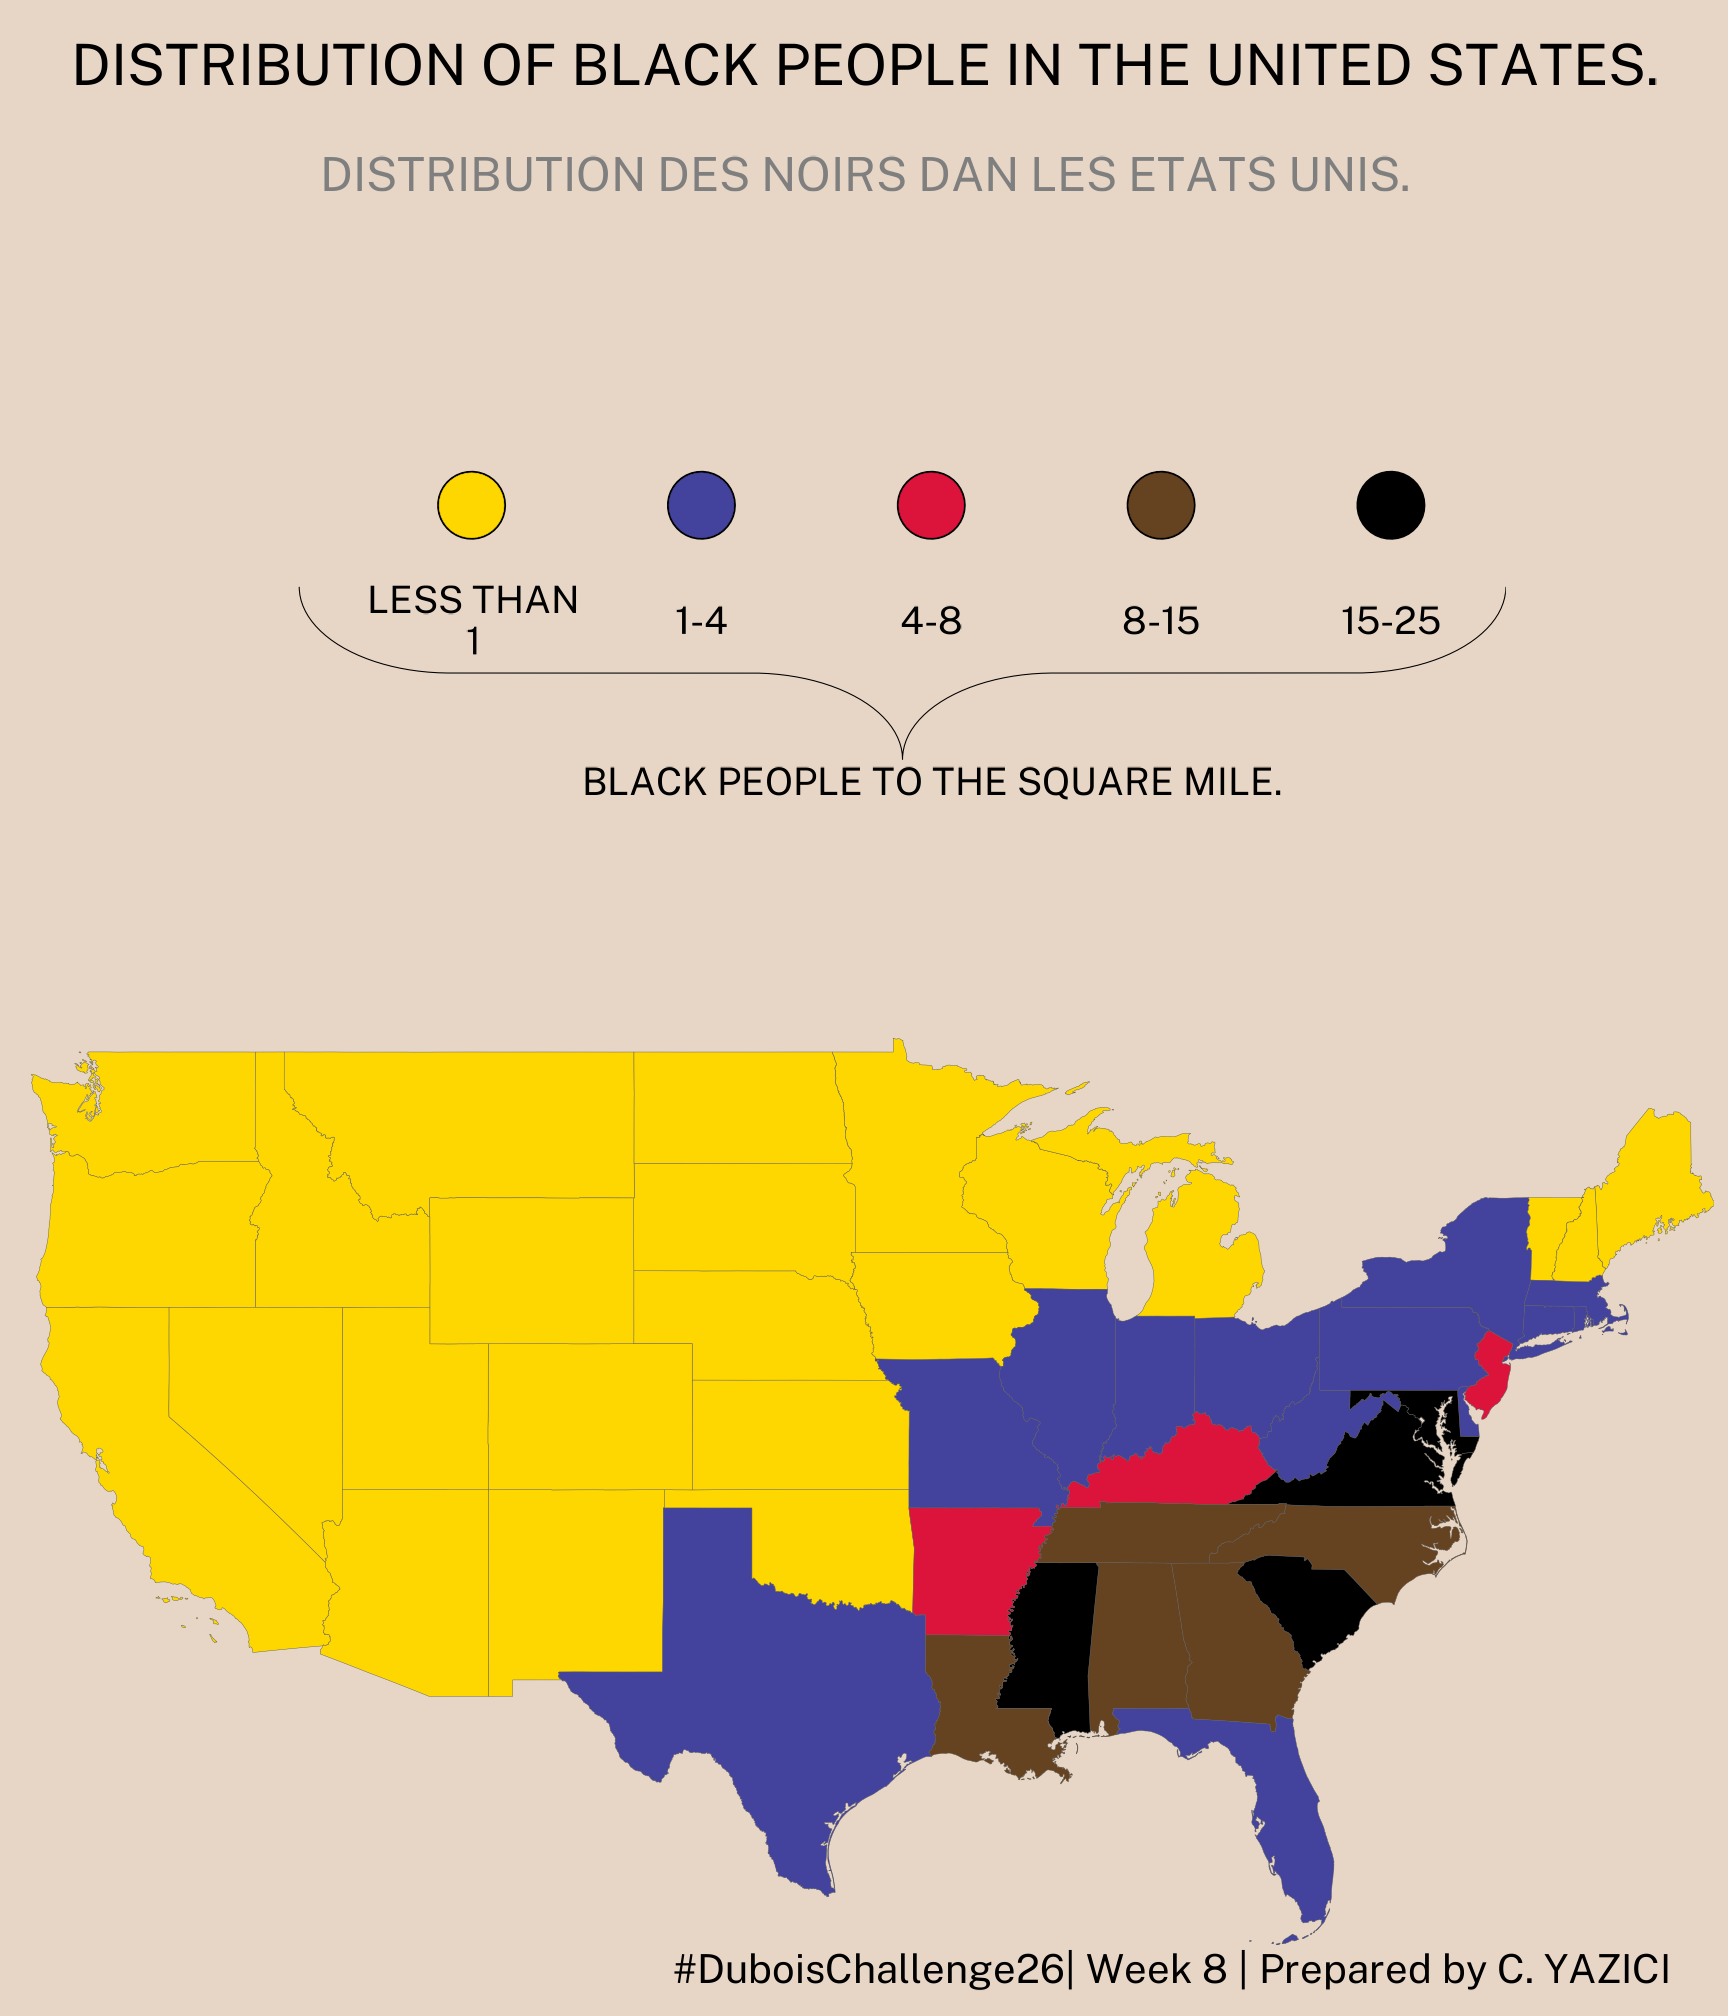

The R source for this figure:
library(tidyverse)
library(readr)
library(showtext)
library(sf)
library(janitor)
library(ggbrace)


# Font in the Plot

font_add_google('Public Sans', 'ps')
showtext_auto()

# import data
data8 <- readr::read_csv("data.csv")

data8 <- data8 %>%
  clean_names() %>%
  mutate(color_category = case_when(
    category == "Less than 1" ~ "#ffd700",
    category == "1-4" ~ "#43439d",
    category == "4-8" ~ "#dc143c",
    category == "8-15" ~ "#654321",
    category == "15-25" ~ "black",
  ))
  
  
  
map_file <- st_read("C:\\Users\\Ceyda\\OneDrive\\Desktop\\DataViz\\DuBois\\2026\\Week 2\\cb_2018_us_state_5m\\cb_2018_us_state_5m.shp") 

map_file <- map_file %>%
  clean_names() %>%
  filter(name != "Alaska")

map_file <- sf::st_transform(map_file, 4326)
bbox <- st_bbox(c(
  xmin = -130,
  xmax = -67,
  ymin = 22,
  ymax = 52
), crs = 4326)

map_file <- map_file %>%
  left_join(data8, by = c("stusps" = "state")) 
  
  
map_crop <- st_crop(map_file, bbox)


p1 <- ggplot(map_crop) +
  geom_sf(aes(fill = color_category)) +
  coord_sf(
    xlim = c(-130, -67),
    ylim = c(22, 52),
    expand = FALSE,
    lims_method = "geometry_bbox"
  ) +
  scale_fill_identity() +
  theme(panel.background = element_rect(fill = "#e7d6c5", color = NA),
        plot.background = element_rect(fill = "#e7d6c5", color = NA),
        panel.border = element_rect(colour = NA, fill = NA),
        panel.grid = element_blank(),
        axis.ticks = element_blank(),
        axis.title = element_blank(),
        axis.text = element_blank(),
        plot.margin = unit(c(4, 0.5, 0.5, 1), "cm"))



legend_data <- tibble(
  x = c(1, 3, 5, 7, 9)
) %>% 
  mutate(y = 2,
         color_hex = c("#ffd700", "#43439d", "#dc143c", "#654321", "black"),
           label = c("LESS THAN\n1", "1-4", "4-8", "8-15", "15-25"))

brace_data <- tibble(
  x = c(-0.5, 10),
  y = c(1.5, 2.1)
)


p2 <- ggplot(legend_data) +
  geom_point(aes(x = x, y = y), color = "black", size = 31, stroke = 1) +
  geom_point(aes(x = x, y = y, color = color_hex), size = 30) +
  geom_text(aes(x = x, y = 1, label = label), family = "ps", size = 10) +
  scale_color_identity() +
  # Brace
  stat_brace(
    data = brace_data,
    aes(x = x,  y = y),
    rotate = 180,
    width = 1.5
  ) +
  annotate("text", label = "BLACK PEOPLE TO THE SQUARE MILE.",
           x = 5, y = -0.4, family = "ps", size = 10) +
  coord_fixed(xlim = c(-0.9, 10),
              ylim = c(-1.5, 8),
              expand = FALSE) +
  theme(panel.background = element_rect(fill = "#e7d6c5", color = NA),
        plot.background = element_rect(fill = "#e7d6c5", color = NA),
        panel.border = element_rect(colour = NA, fill = NA),
        panel.grid = element_blank(),
        axis.ticks = element_blank(),
        axis.title = element_blank(),
        axis.text = element_blank(),
        plot.margin = unit(c(0.5, 7.5, -0.5, 8.5), "cm"))



p <- grid.arrange(p2, p1, nrow = 2,   
                  heights = c(1, 1))

final_plot1 <-  ggdraw(p) +
  theme(plot.background = element_rect(fill = "#e7d6c5", 
                                       color = "#e7d6c5"),
        plot.margin = unit(c(-7, 0, 0.9, 0), "cm")) +
  # title 
  draw_label("DISTRIBUTION OF BLACK PEOPLE IN THE UNITED STATES.",
             x = 0.5, y = 0.88, hjust = 0.5, fontfamily = "ps",
             size = 43) +
  # subtitle 
  draw_label("DISTRIBUTION DES NOIRS DAN LES ETATS UNIS.",
             x = 0.5, y = 0.83, hjust = 0.5, fontfamily = "ps",
             size = 35, color = "grey50") +
  # caption
  draw_label("#DuboisChallenge26| Week 8 | Prepared by C. YAZICI",
             x = 0.85, y = 0.01, hjust = 0.8, fontfamily = "ps",
             size = 30) 
  

#final_plot1

# Save the Plot

ggsave("Week 8.png", final_plot1, width = 24, height = 28, dpi = 72)
